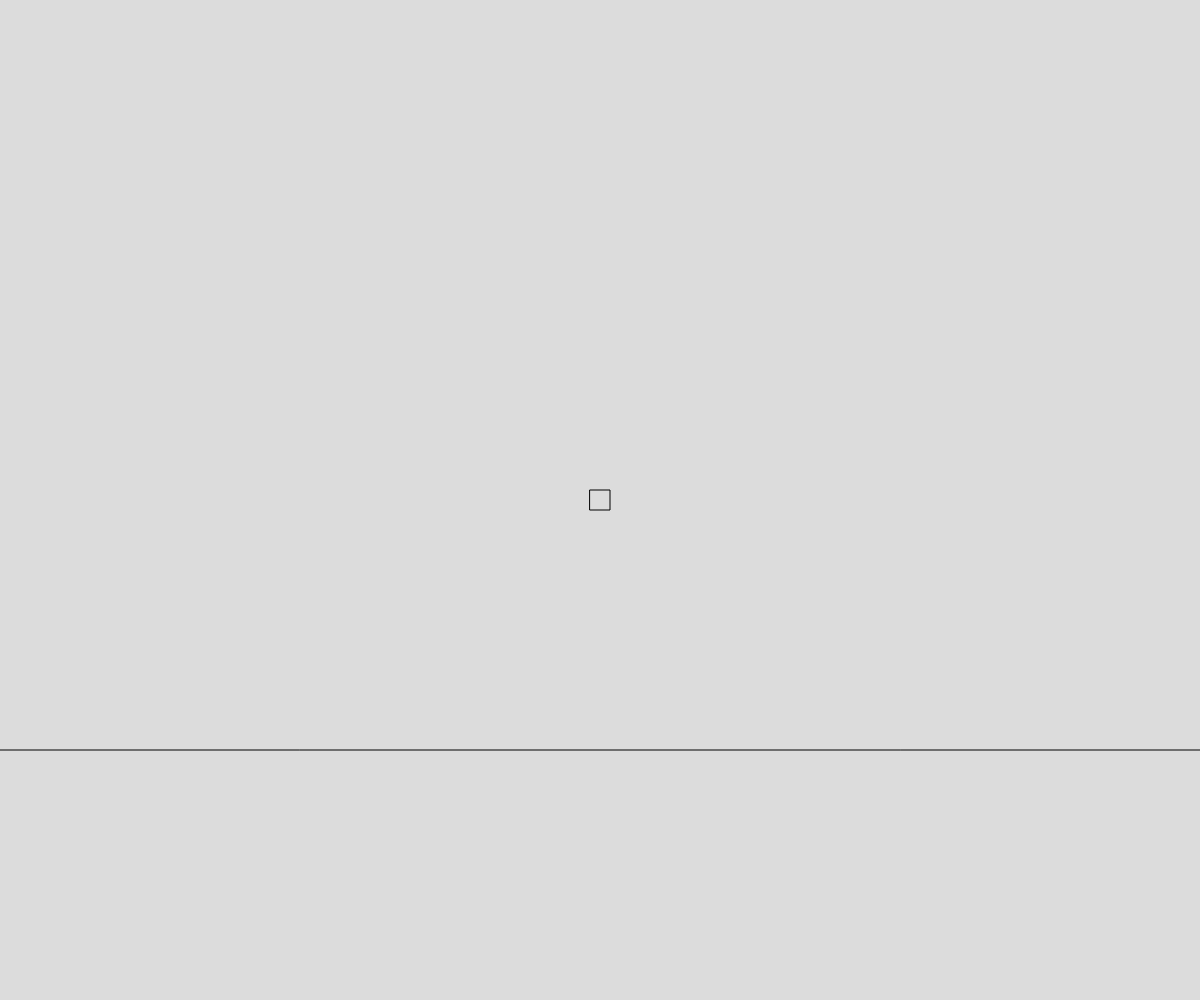
Frame 1 (no input)
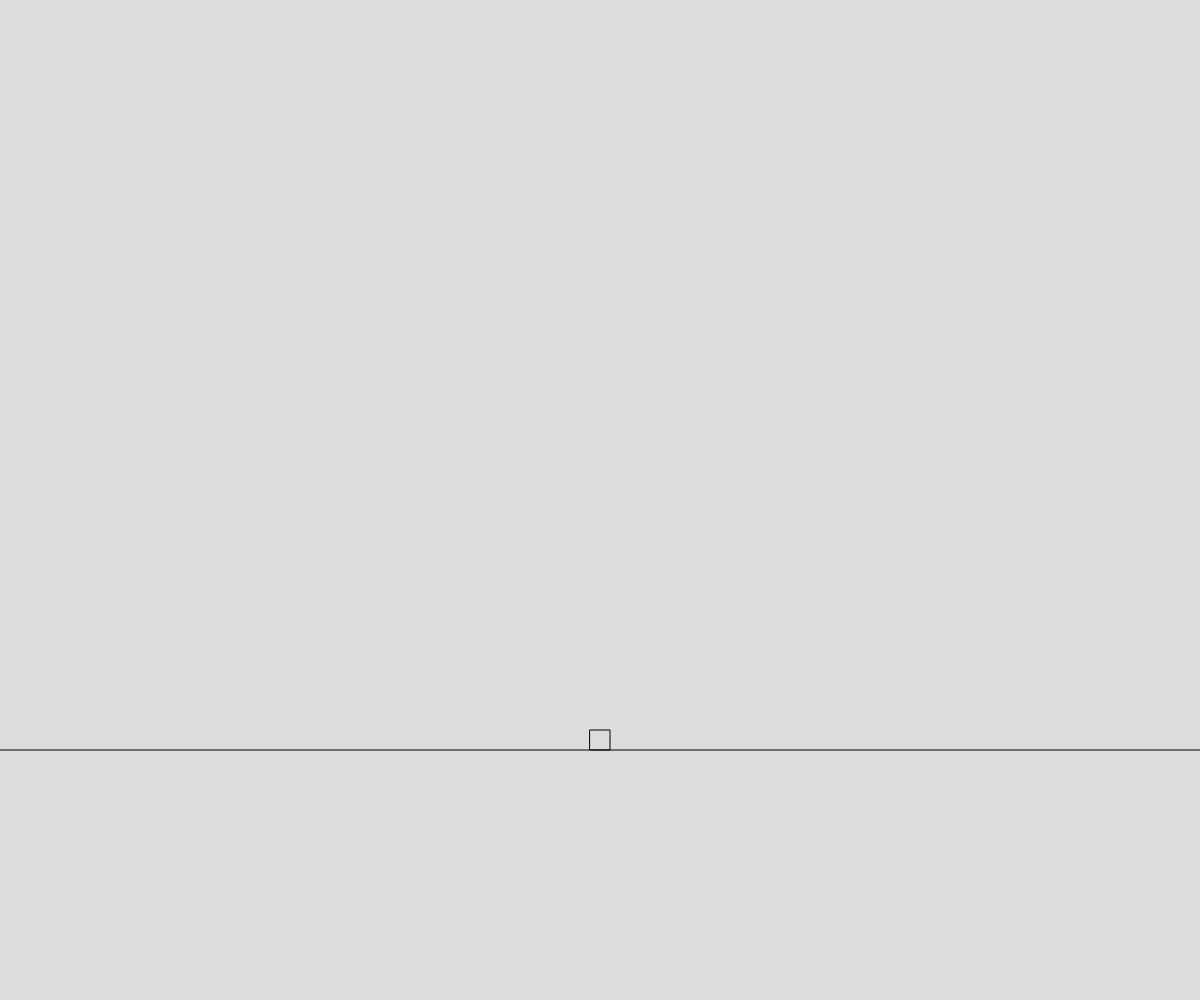
Frame 60 (no input)
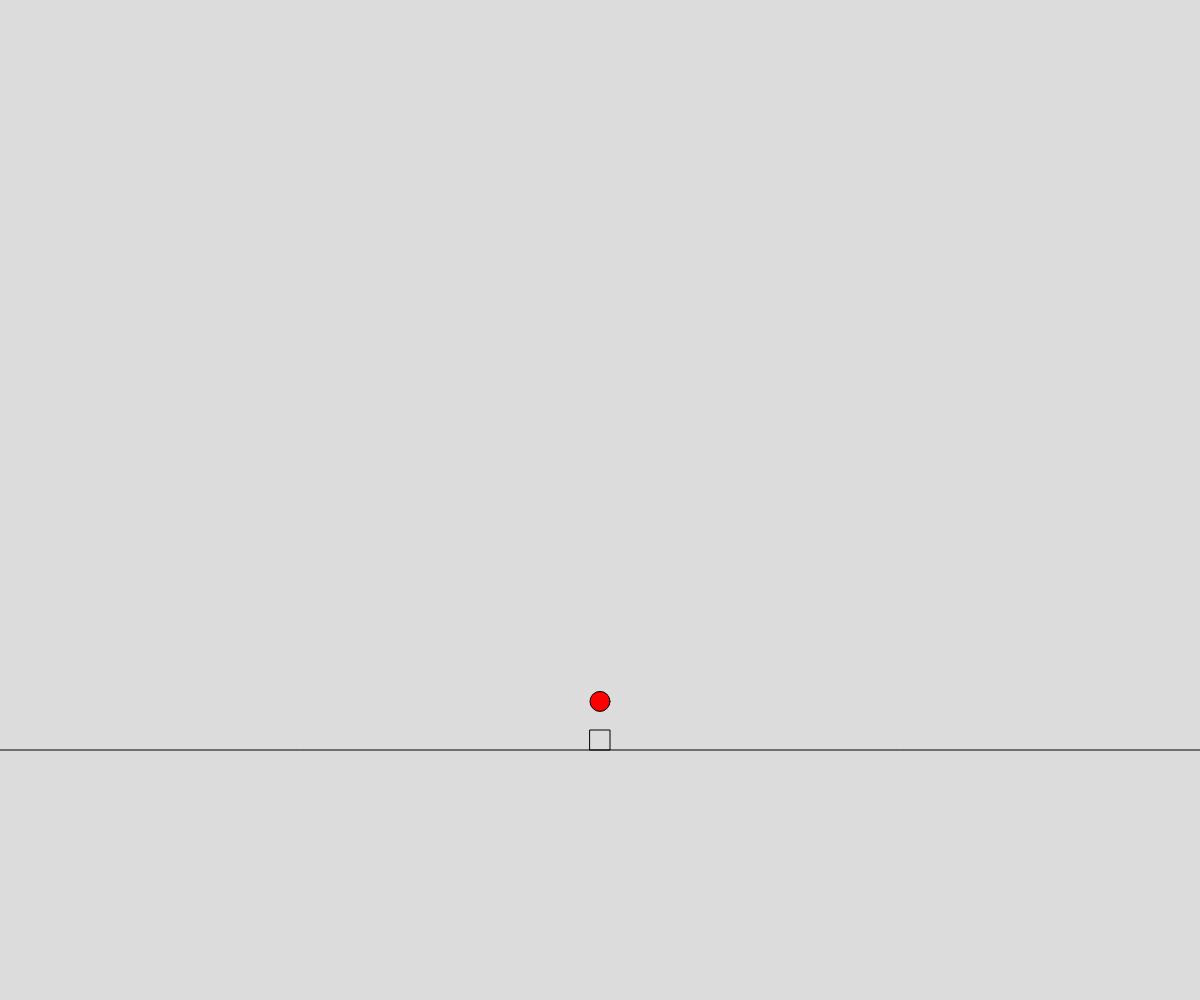
Frame 120 (the mouse pressed at the canvas centre since frame 60)

The p5.js sketch that drew these frames (run headless with seeded random() and noise() and a simulated clock; from frame 60 on, the mouse is pressed at the canvas centre):

// p5.js sketch
// ── sketch.js
// Project Title
// Your Name
// Date
//
// Extra for Experts:
// - describe what you did to take this project "above and beyond"

let enemies = [];
let player;
let thisJump = 0;
let jumpHeight = 16;
let gravity = 0.5;
let jumping = true;
let groundLevel;

function setup() {

  createCanvas(windowWidth, windowHeight);
  groundLevel = 3*height/4;

  player = {

    position: createVector(width/2, height/2),
    size: 20,
    width: 20,
    height: 20,
    speed: 6,
    health: 5,
  };
}

function draw() {

  userInput();
  jump();
  moveEnemy();
  display();
}

function mousePressed() {

  spawnEnemy(mouseX, mouseY);
}

function display() {

  background(220);

  rectMode(CENTER);
  noFill();
  rect(player.position.x, player.position.y, player.width, player.height);
  line(0, groundLevel, width, groundLevel);


  for (let i=0; i<enemies.length; i++) {
    fill(enemies[i].color);
    circle(enemies[i].position.x, enemies[i].position.y, enemies[i].size);
  }
}

function userInput() {
  
  if (keyIsDown(65) && player.position.x >= 0) { //a
    player.position.x -= player.speed;
  }

  if (keyIsDown(68) && player.position.x <= width) { //d
    player.position.x += player.speed;
  }
  if (keyIsDown(32) && ! jumping) { //space
    jumping = true;
    thisJump = jumpHeight;
  }
}

function spawnEnemy(x, y) {

  let newEnemy = {

    position: createVector(x, y),
    speed: 0.03,
    size: 20,
    color: "red",

    hi: function () {
      return "hi";
    }

  };
  enemies.push(newEnemy);
}

function moveEnemy() {

  for (let i = 0; i < enemies.length; i ++) {

    enemies[i].position.x = lerp(enemies[i].position.x, player.position.x, enemies[i].speed);
    enemies[i].position.y = lerp(enemies[i].position.y, player.position.y, enemies[i].speed);

    if (collision(player.position, enemies[i].position, player.size, enemies[i].size)) {
      enemies.splice(i, 1);
    }
  }
}  

function collision(firstVector, secondVector, firstHitBox, secondHitBox) {

  return firstVector.dist(secondVector) < firstHitBox/2 + secondHitBox/2;
}

function jump() {

  if (! jumping) {
    player.position.y = groundLevel - player.size/2;
  }

  else {
    
    player.position.y -= thisJump;
    thisJump -= gravity;

    if (player.position.y > groundLevel - player.size/2) {
      jumping = false;
    }
  }

}
